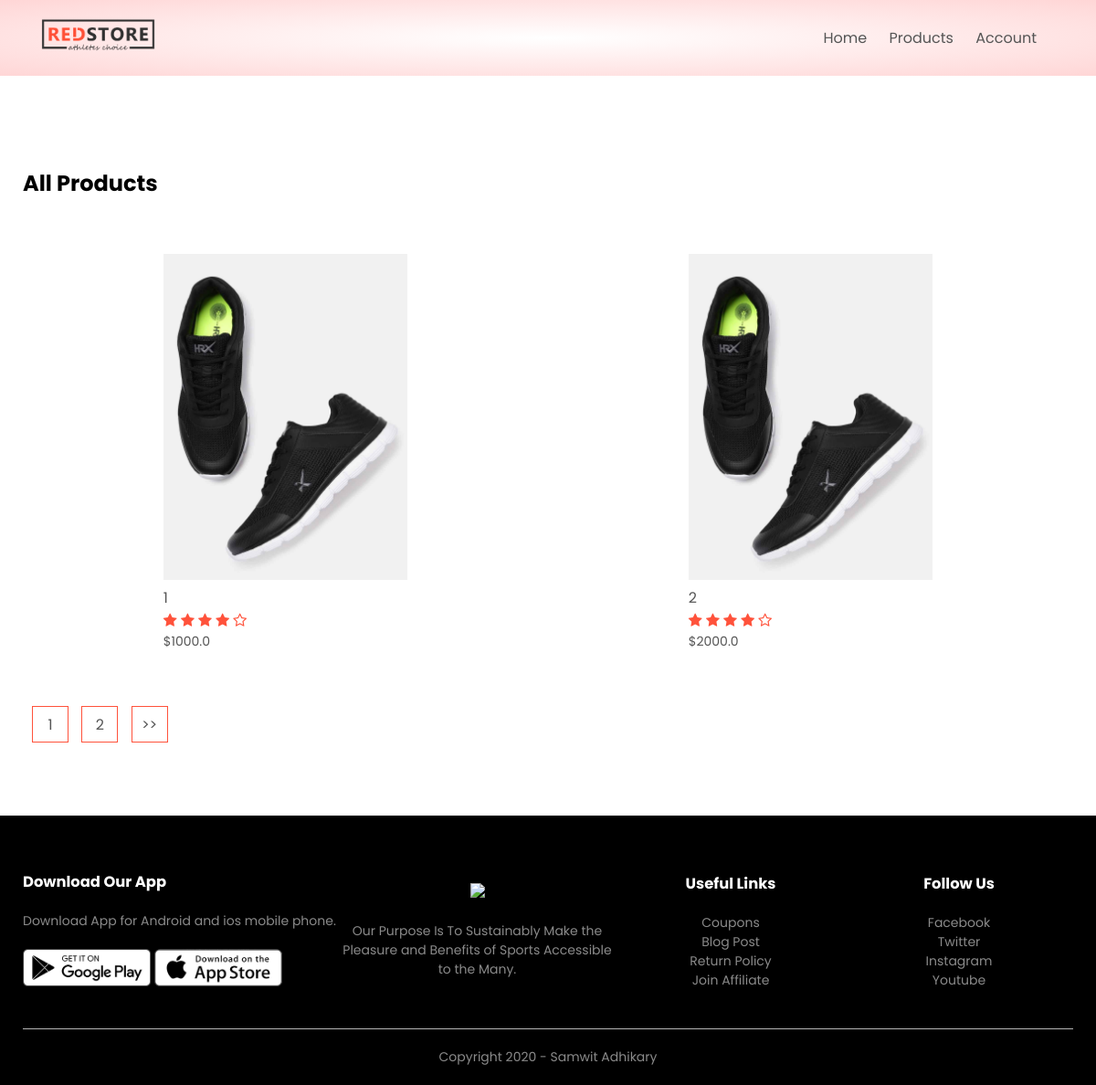
Page /product/product_list on the earlier database version.
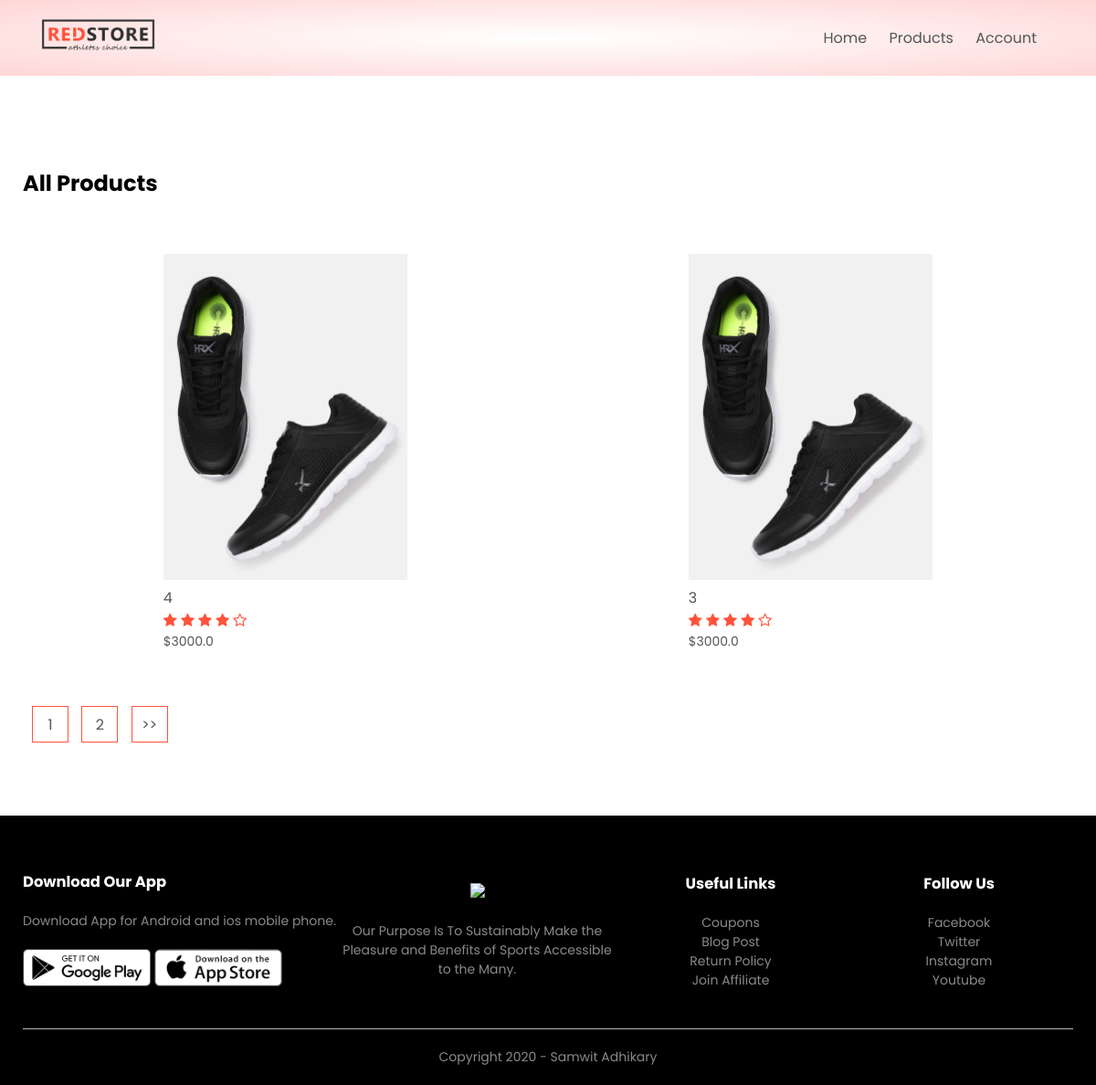
Same page on the later database version.
### products/models.py (models this page shows, shortened)
class Product(models.Model):
    LIVE=1
    DELETE=0
    DELETE_CHOICES=((LIVE,'Live'),(DELETE,'Delete'))
    title=models.CharField(max_length=200)
    price=models.FloatField()
    discription=models.TextField()
    image=models.ImageField(upload_to='media')
    priority=models.IntegerField(default=0)
    delete_status=models.IntegerField(choices=DELETE_CHOICES,default=LIVE)
    created_at=models.DateTimeField(auto_now_add=True)
    updated_at=models.DateTimeField(auto_now=True)

### products/views.py (the view)
# urls.py: path('product_list',views.list_products,name='list_product'),
def list_products(request):
    page=1
    if request.GET:
        page=request.GET.get('page',1)
    product_list= Product.objects.order_by('-priority')
    product_paginator=Paginator(product_list,2)
    product_list=product_paginator.get_page(page)
    context={'products':product_list}
    return render(request,'products.html',context)

### products/templatetags/raws.py (called while the page is built)
@register.filter(name='raws')
def raws(list_data,raw_size):
    raws=[]
    i=0
    for data in list_data:
        raws.append(data)
        i+=1
        if i==raw_size:
            yield raws
            i=0
            raws=[]
    yield raws

### templates/products.html
{% extends 'blank_layout.html' %}
{% block content %}
{% include 'products_list.html' %}
{% endblock content %}

### templates/products_list.html (shortened to what this page needs)
{% load static %}
{% load raws %}
<div class="container">
    <div class="row row-2">
        <h2>All Products</h2>
    </div>
    {% for product_raws in products|raws:4 %}
    <div class="row">
        {% for product in product_raws %}
        <div class="col-4">
            <a href="{% url 'detail_product' product.id %}"><img src="{{ product.image.url }}"></a>
            <h4>{{ product.title }}</h4>
            <div class="rating">
                <i class="fa fa-star"></i>
                <i class="fa fa-star"></i>
                <i class="fa fa-star"></i>
                <i class="fa fa-star"></i>
                <i class="fa fa-star-o"></i>
            </div>
            <p>${{ product.price }}</p>
        </div>
        {% endfor %}
    </div>
    {% endfor %}
    <div class="page-btn">
        {% for i in products.paginator.page_range %}
        <a href="?page={{i}}"><span>{{i}}</span></a>
        {% endfor %}
        {% if products.has_next %}
        <a href="?page={{ products.next_page_number }}"><span>>></span></a>
        {% endif %}
    </div>
</div>

Differences in the rows shown:
no longer on this page (row edited): Product: image (picture), title "1", price "1000.0"
no longer on this page (row edited): Product: image (picture), title "2", price "2000.0"
now on this page (row edited): Product: image (picture), title "4", price "3000.0"
now on this page (row edited): Product: image (picture), title "3", price "3000.0"
